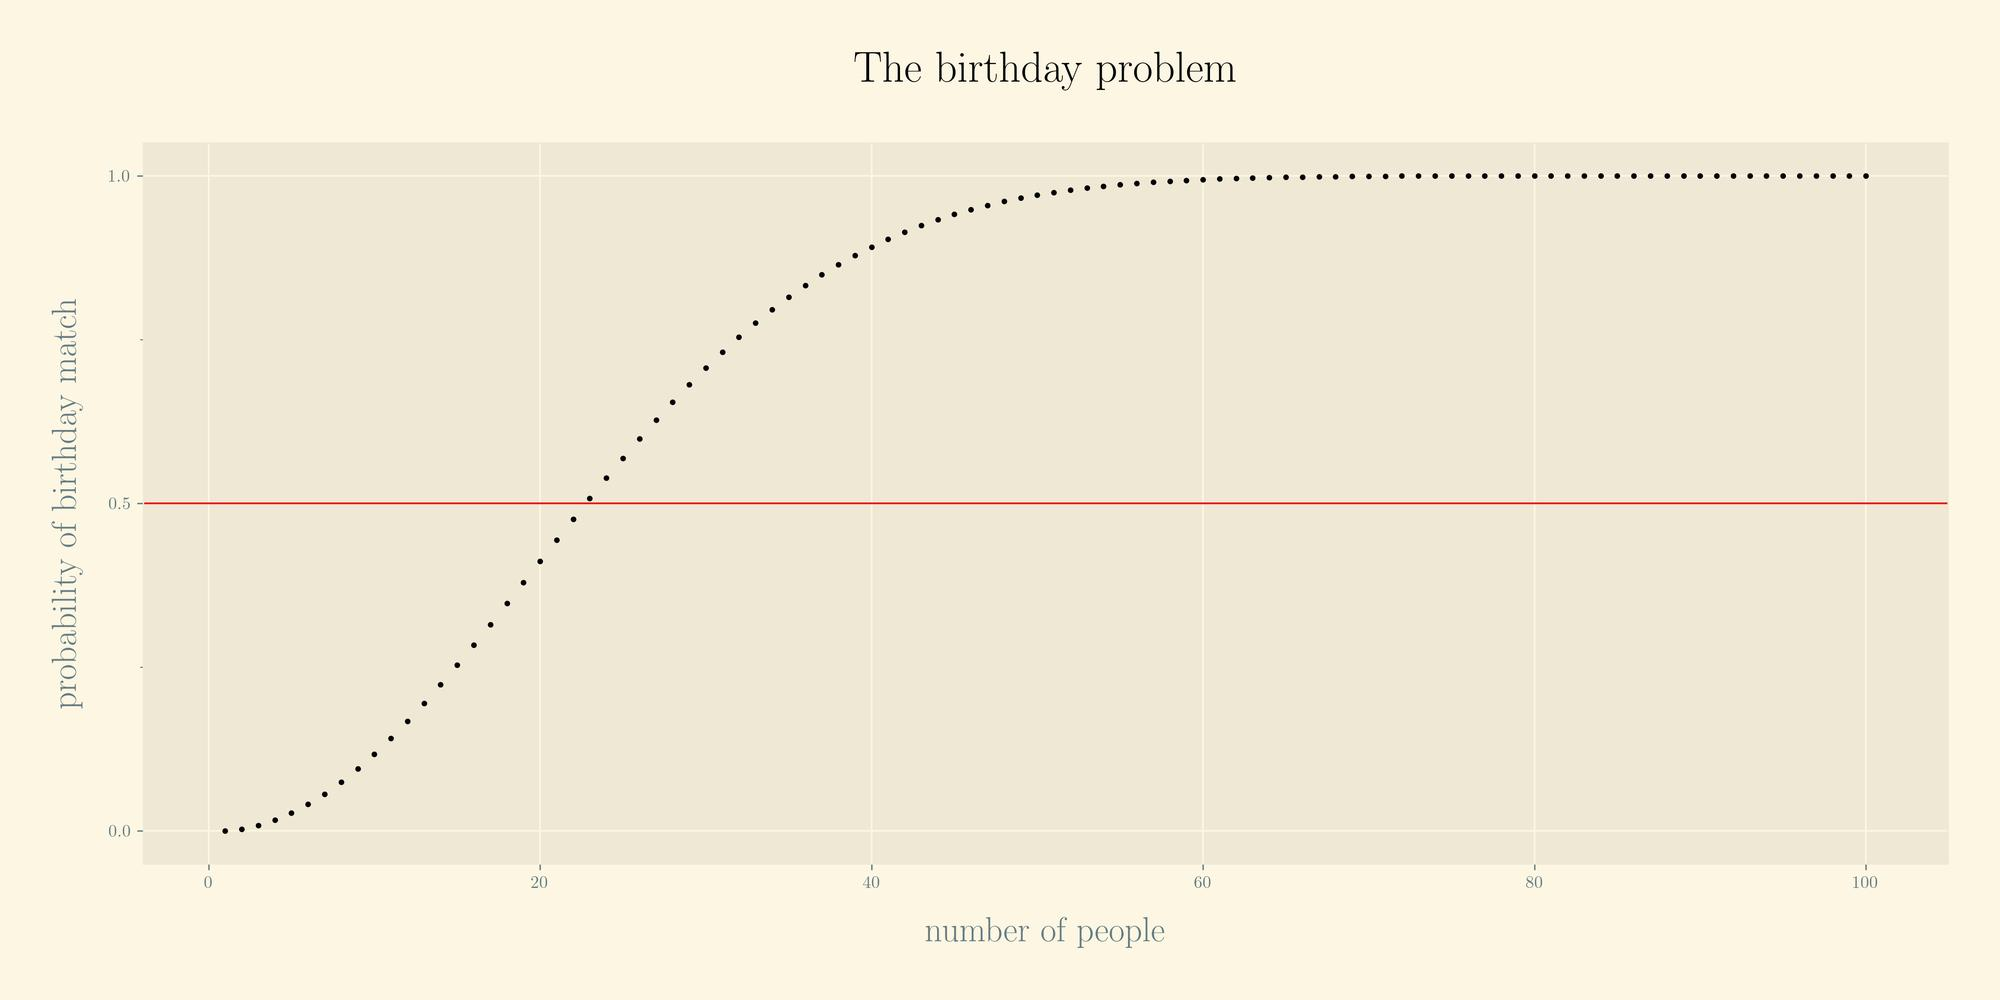

The Python source for this figure:
import matplotlib.pyplot as plt
from PIL import Image

# Parameters
IMAGE_SIZE = (1750, 1000)
IMAGE_FNAME = "birthday_problem.jpg"

# Solarized colours
sol_Base03 = "#002b36"
sol_Red = "#dc322f"

# Create Figure with one axes
fig, ax = plt.subplots(1, 1, figsize=(14, 8))
plt.style.use("Solarize_Light2")

# Create title and labels
plt.rc("text", usetex=True)
title = f"$\\textnormal{{The birthday problem}}$"
ylabel = f"$\\textnormal{{probability of birthday match}}$"
xlabel = f"$\\textnormal{{number of people}}$"
ax.set_title(title, fontsize=25, pad=35, color=sol_Base03)
ax.set_yticks([0, 0.5, 1])
ax.set_yticks([0.25, 0.75], minor=True)
ax.set_ylabel(ylabel, fontsize=20, rotation=90, labelpad=15)
ax.set_xlabel(xlabel, fontsize=20, rotation=0, labelpad=15)


def p_share_birthday(people):
    complement = 1 / (365 ** people)
    for k in range(people):
        complement *= 365 - k
    return 1 - complement


# Create horizontal line at y=0.5
ax.axhline(y=0.5, linewidth=1, color=sol_Red)

# Add points to scatter
for n in range(1, 101):
    ax.scatter(n, p_share_birthday(n), color="k", s=5)

# Save fig
fig.tight_layout(pad=3)
fig.savefig(IMAGE_FNAME, dpi=300)

# Resize with interpolation
im = Image.open(IMAGE_FNAME)
im = im.resize(IMAGE_SIZE, Image.LANCZOS)
im.save(IMAGE_FNAME)
